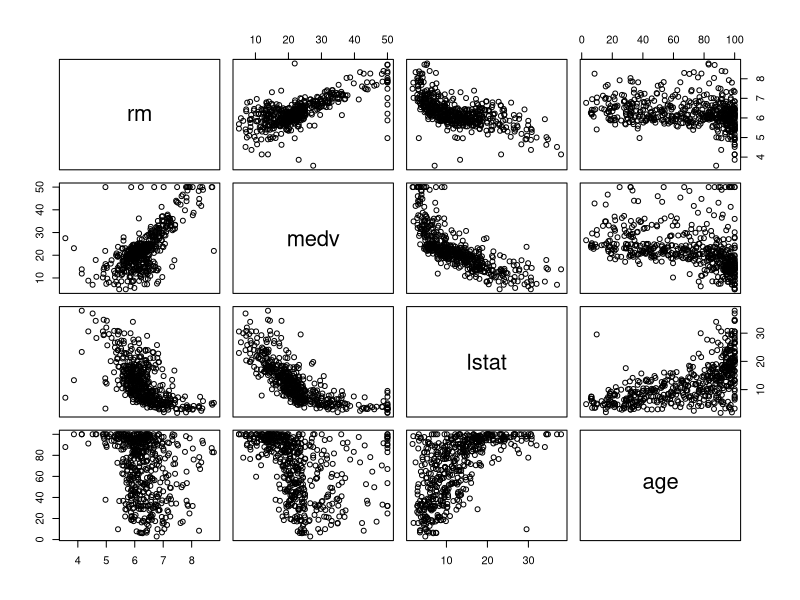

Here is the R script that generated this plot:
library(MASS)
data(Boston)

# Criando um grafico de dispersao multivariado:
pairs(Boston[,c("rm","medv","lstat","age")])
